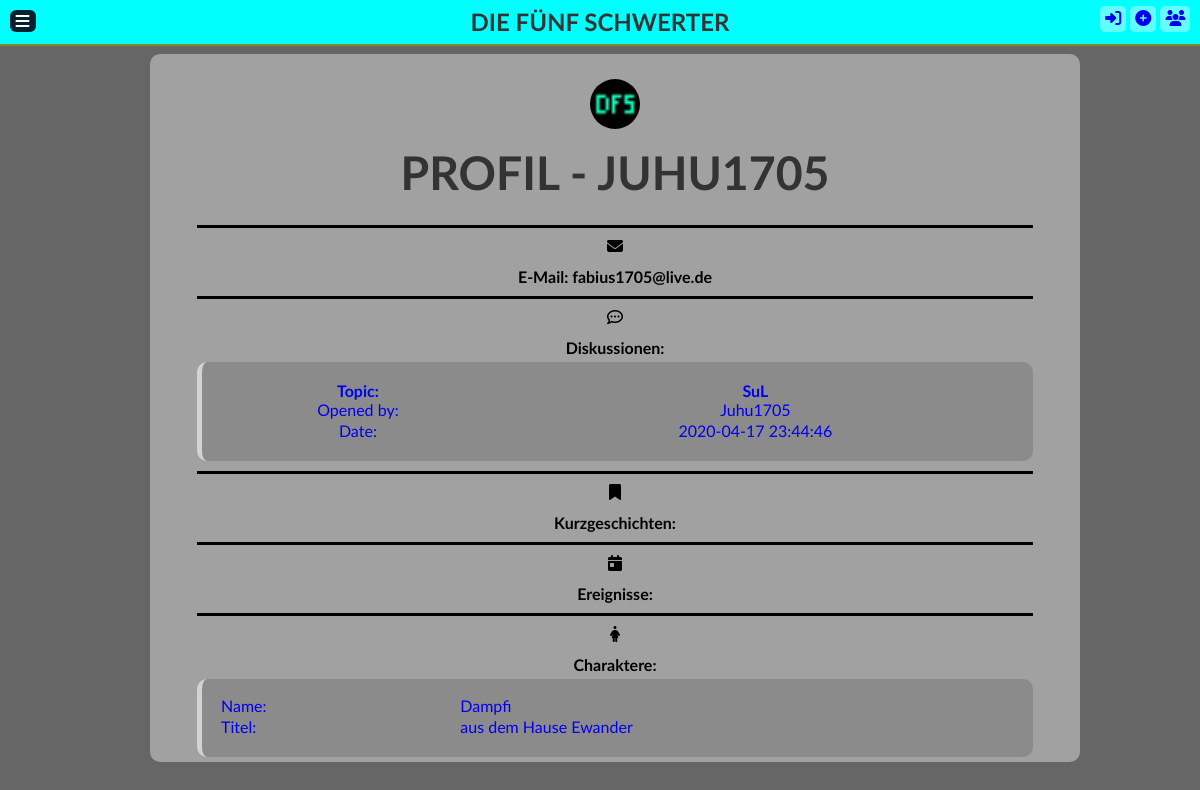
The app's page /profile/1 with its own data.
### tables this page shows
CREATE TABLE user (
    id INTEGER PRIMARY KEY AUTOINCREMENT,
    name STRING NOT NULL,
    level INTEGER NOT NULL,
    pwd_hash STRING NOT NULL,
    email STRING NOT NULL,
    password_reset_token STRING,
    email_confirmed INTEGER NOT NULL,
    visible INTEGER NOT NULL,
    confirmation_token STRING
);

CREATE TABLE discussion (
    id INTEGER PRIMARY KEY AUTOINCREMENT,
    title STRING NOT NULL,
    author INTEGER NOT NULL,
    created TIMESTAMP NOT NULL,
    FOREIGN KEY (author) REFERENCES user (id)
);

CREATE TABLE characters (
    id INTEGER PRIMARY KEY AUTOINCREMENT,
    name STRING NOT NULL,
    family STRING NOT NULL,
    species STRING NOT NULL
);

### flaskr/home.py (the view)
@bp.route('/profile/<int:id>', methods=('GET', 'POST'))
def visit_profile(id):
    user = get_db().execute('SELECT * FROM user WHERE id = ?', (id, )).fetchone()
    if(user['visible']):
        discussions = get_db().execute('SELECT * FROM discussion d, user u WHERE d.author = ? AND d.author = u.id', (id, )).fetchall()
        short_stories = get_db().execute('SELECT * FROM short_stories s, user u WHERE s.author = ?  AND s.author = u.id', (id,)).fetchall()
        time_events = get_db().execute('SELECT * FROM time_event t, user u WHERE t.author = ? AND t.author = u.id', (id,)).fetchall()
        characters = get_db().execute('SELECT c.name, c.family, c.id FROM user_permissions up, user u, characters c'
                                      ' WHERE up.user_id = ? AND up.user_id = u.id AND up.character_id = c.id', (id,)).fetchall()
        print(characters)
        return render_template('home/account.html', user=user, discussions=discussions, short_stories=short_stories,
                               time_events=time_events, characters=characters)
    else:
        return redirect(url_for('home.profiles'))

### flaskr/auth.py (called while the page is built)
@bp.before_app_request
def load_logged_in_user():
    user_id = session.get('user_id')
    if user_id is None:
        g.user = None
    else:
        g.user = get_db().execute('SELECT * FROM user WHERE id = ?', (user_id, )).fetchone()

### flaskr/database.py (called while the page is built)
def get_db():
    if 'db' not in g:
        g.db = sqlite3.connect(current_app.config['DATABASE'],
                               detect_types=sqlite3.PARSE_DECLTYPES)
        g.db.row_factory = sqlite3.Row
    return g.db

### flaskr/templates/home/account.html (shortened to what this page needs)
{% extends 'home/home.html' %}
{% block content %}
<div id="post-section">
    <div class="container">
        <div class="login-content">
            <div>
                <div>
                    <img id="profile_picture" class="profile_picture"
                         src="{{ url_for('home.profile_picture', id=user['id']) }}">
                    <h2>Profil - {{user['name']}}</h2>
                </div>
                <div class="list-information">
                    <div class="scrollable">
                        <div class="i-1">
                            <i class="fas fa-envelope"></i>
                        </div>
                        <div class="div">
                            <h4>E-Mail: {{ user['email'] }}</h4>
                        </div>
                        <div class="i-1">
                            <i class="far fa-comment-dots"></i>
                        </div>
                        <div class="div">
                            <h4>Diskussionen:</h4>
                        </div>
                        {% for discussion in discussions %}
                        <div class="topic-section">
                            <a href="{{ url_for('discussions.discussion', id=discussion['id']) }}">
                                <article class="post">
                                    <header>
                                        <div>
                                            <table>
                                                <tr>
                                                    <td>
                                                        <table>
                                                            <tr>
                                                                <th>Topic:</th>
                                                                <th>{{ discussion['title'] }}</th>
                                                            </tr>
                                                            <tr>
                                                                <td>Opened by:</td>
                                                                <td>{{ discussion['name'] }}</td>
                                                            </tr>
                                                            <tr>
                                                                <td>Date:</td>
                                                                <td>{{ discussion['created'] }}</td>
                                                            </tr>
                                                        </table>
                                                    </td>
                                                </tr>
                                            </table>
                                        </div>
                                    </header>
                                </article>
                            </a>
                        </div>
                        {% endfor %}
                        <div class="i-1">
                            <i class="fas fa-bookmark"></i>
                        </div>
                        <div class="div">
                            <h4>Kurzgeschichten:</h4>
                        </div>
                        <div class="i-1">
                            <i class="fas fa-calendar-day"></i>
                        </div>
                        <div class="div">
                            <h4>Ereignisse:</h4>
                        </div>
                        <div class="i-1">
                            <i class="fas fa-female"></i>
                        </div>
                        <div class="div">
                            <h4>Charaktere:</h4>
                        </div>
                        {% for character in characters %}
                        <div class="topic-section">
                            <a href="{{ url_for('characters.character', id=character['id']) }}">
                                <article class="post">
                                    <header>
                                        <div>
                                            <table>
                                                <tr>
                                                    <td>
                                                        <table class="align-left">
                                                            <tr>
                                                                <td width="30%">Name:</td>
                                                                <td width="70%">{{ character['name'] }}</td>
                                                            </tr>
                                                            <tr>
                                                                <td width="30%">Titel:</td>
                                                                <td width="70%">{{ character['family'] }}</td>
                                                            </tr>
                                                        </table>
                                                    </td>
                                                </tr>
                                            </table>
                                        </div>
                                    </header>
                                </article>
                            </a>
                        </div>
                        {% endfor %}
                    </div>
                </div>
            </div>
        </div>
    </div>
</div>
{% endblock %}

### flaskr/templates/home/home.html
{% extends 'base.html' %}

### flaskr/templates/base.html (shortened to what this page needs)
<!DOCTYPE html>
<html lang="de" dir="ltr">
<head>
    <link rel="stylesheet" href="{{ url_for('static', filename='style.css') }}">
</head>
<body>
<div class="header">
    <label for="check">
        <i class="fas fa-bars" id="btn"></i>
    </label>
    <h1>Die fünf Schwerter</h1>
    <ul class="header-links">
        {% if g.user is none %}
        <li class="topbar"><a href="{{url_for('auth.login')}}"><i class="fas fa-sign-in-alt"></i></a></li>
        <li class="topbar"><a href="{{url_for('auth.register')}}"><i class="fas fa-plus-circle"></i></a></li>
        {% else %}
        <li class="topbar"><a href="{{url_for('auth.logout')}}"><i class="fas fa-sign-out-alt"></i></a></li>
        <li class="topbar"><a href="{{url_for('auth.profile')}}"><i class="fas fa-user-circle"></i></a></li>
        {% endif %}
        <li class="topbar"><a href="{{url_for('home.profiles')}}"><i class="fas fa-users"></i></a></li>
    </ul>
</div>
<div id="page-section">
    <div id="page">
        <main>
            <div>
                {% block content %}{% endblock %}
            </div>
        </main>
    </div>
</div>
</body>
</html>

### flaskr/static/style.css (style rules this page uses)
* { margin: 0; padding: 0; list-style: none; text-decoration: none; }
body { font-family: 'Lato', sans-serif; overflow-x:hidden; background-repeat: no-repeat; background-size: cover; background-position: center; background-attachment: fixed; background-color: rgba(0, 0, 0, 0.6); }
.header { z-index: 2; display: table; height: 2.75em; width: 100%; position: fixed; top: 0; left: 0; background-color: #00ffff; border-bottom: 2px solid #828c26; overflow-y: hidden; white-space: nowrap; }
.header h1 { margin: 7px 0; color: #333; text-transform: uppercase; font-size: 1.5rem; text-align: center; }
.header-links { position: absolute; top: 0.60em; right: 0.60em; }
.topbar { padding: 5px; background-color: rgba(250, 250, 250, .4); display: inline; border-radius: 5px; transition: ease-in-out 0.5s; }
.topbar a { color; #d9d9d9; transition: ease-in-out 0.5s; }
label #btn { position: absolute; cursor: pointer; background: #042331; border-radius: 6px; transition: all .5s; }
label #btn { left: 0.60em; top: 0.60em; font-size: 1em; color: white; padding: 3px 6px; }
#page-section { position: absolute; top: 3em; width: 100%; height: 90%; transition: all .5s; display: table; z-index: -1; }
#page-section #page { position: relative; display: table-cell; vertical-align: middle; }
#page main { position: relative; left: 50%; transform: translateX(-50%); max-width: 75% }
#post-section { padding: 15px; background: rgba(250, 250, 250, .4); border-radius: 10px; width: 100%; }
table { width: 100%; height: 100%; }
.topic-section a { position: relative; }
.topic-section { margin-top: 5px; padding: 15px; background: rgba(50, 50, 50, .2); border-radius: 10px; border-left: 5px solid lightgrey; transition: background-color ease-out 250ms; transition: background ease-out 250ms; transition: border-left ease-out 250ms; }
.post { width: 100%; }
.scrollable { min-height: 300px; }
.align-left { text-align: left; }
.profile_picture { display: block; width: 50px; height: 50px; border-radius: 50%; margin: 10px auto; }
h2 { margin: 15px 0; color: #333; text-transform: uppercase; font-size: 2.9rem; }
.container { display: grid; grid-gap: 7rem; padding: 0 2rem; }
.login-content { display: block; justify-content: flex-start; align-items: center; text-align: center; }
.list-information { position: relative; top: 10px; }
.i-1 { border-top: solid black; padding: 10px; margin-top: 10px; }
.fas { transition: all 0.5s; }

### records on screen
user: name "JUHU1705", email "fabius1705@live.de"
discussion: title "SuL", name "Juhu1705", created "2020-04-17 23:44:46"
characters: name "Dampfi", family "aus dem Hause Ewander"
